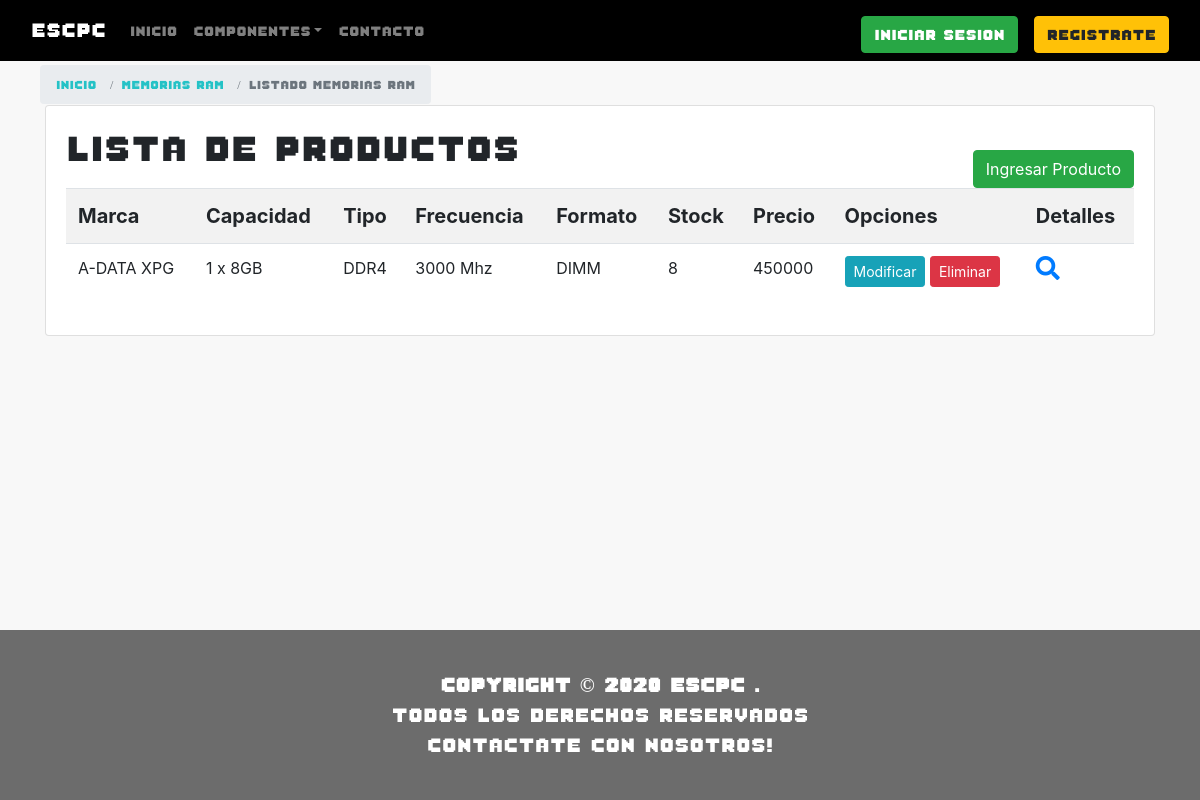
/catalog/rams/, run on the app's committed database.
### catalog/models.py (models this page shows, shortened)
class Ram(models.Model):
   marca = models.CharField(max_length=100,help_text='Marca del producto')
   capacidad = models.CharField(max_length=100)
   CATALOGO_TIPO_RAM = (
      ('seleccione','Seleccione'),
      ('DDR3','DDR3'),
      ('DDR4','DDR4'),
   )
   tipo = models.CharField(max_length=10,choices=CATALOGO_TIPO_RAM,blank=False,default='se',help_text='Tipo de ram')
   frecuencia = models.CharField(max_length=50)
   CATALOGO_FORMATO_RAM = (
      ('seleccione','Seleccione'),
      ('DIMM','DIMM'),
      ('SO-DIMM','SO-DIMM')
   )
   formato = models.CharField(max_length=10,choices=CATALOGO_FORMATO_RAM,blank=False,default='s',help_text='Formato de la Ram')
   stock = models.IntegerField(default=0)
   imagen = models.ImageField(upload_to='ram/',null=True)
   imagen_detail = models.ImageField(upload_to='ram_detail/', null=True)
   precio = models.IntegerField(default=0)

### catalog/views.py (the view)
# urls.py: path('rams/', views.RamListView.as_view(), name="memoriasram"),
class RamListView(ListView):
   model = Ram
   template_name = 'catalogo/Ram/ram_list.html'

### catalog/templates/catalogo/Ram/ram_list.html (shortened to what this page needs)
{% extends "base_generic.html" %}
{% block content %}
<head>
   <link rel="stylesheet" href="https://use.fontawesome.com/releases/v5.7.0/css/all.css"
>
</head>
<body>
   <div id="seguimiento" class="container">
      <div class="col-md-5">
         <ol class="breadcrumb breadcrumb-extend">
            <li class="breadcrumb-item">
               <a href="{% url 'index' %}">
                  Inicio
               </a>
            </li>
            <li class="breadcrumb-item">
               <a href="{% url 'rams' %}">
                  Memorias ram
               </a>
            </li>
            <li class="breadcrumb-item active">
               Listado Memorias Ram
            </li>
         </ol>
      </div>
   </div>
   <div class="container">
      <div class="card">
         <div class="card-body">
            <h1 style="font-family: fuente8bits; font-size: 3vw; float: left;">
               Lista de Productos
            </h1>
            <a href="{% url 'nueva_ram' %}" class="btn btn-success brn-sm mt-4"
                  style="float: right;">
               Ingresar Producto
            </a>
            {% if ram_list %}
            <table class="table table-striped table-hover table-responsive-sm">
               <tr style="font-size: 20px;">
                  <th>Marca</th>
                  <th>Capacidad</th>
                  <th>Tipo</th>
                  <th>Frecuencia</th>
                  <th>Formato</th>
                  <th>Stock</th>
                  <th>Precio</th>
                  <th>Opciones</th>
                  <th>Detalles</th>
               </tr>
               {% for ra in ram_list %}
               <tr>
                  <td>
                     {{ ra.marca }}
                  </td>
                  <td>
                     {{ ra.capacidad }}
                  </td>
                  <td>
                     {{ ra.tipo }}
                  </td>
                  <td>
                     {{ ra.frecuencia }}
                  </td>
                  <td>
                     {{ ra.formato }}
                  </td>
                  <td>
                     {{ ra.stock }}
                  </td>
                  <td>
                     {{ ra.precio }}
                  </td>
                  <td>
                     <a href="{% url 'modificar_ram' ra.id %}"
                           class="btn btn-info btn-sm">
                        Modificar
                     </a>
                     <a href="{% url 'eliminar_ram' ra.id %}"
                           class="btn btn-danger btn-sm">
                        Eliminar
                     </a>
                  </td>
                  <td>
                     <a href="{% url 'ram-detail' ra.id %}">
                        <i class="fa" style="font-size: 24px;">
                           &#xf002
                        </i>
                     </a>
                  </td>
               </tr>
               {% endfor %}
            </table>
            {% else %}
            <p>
               No hay productos
            </p>
            {% endif %}
         </div>
      </div>
   </div>
</body>
{% endblock %}

### catalog/static/css/estiloProductos.css (style rules this page uses)
#seguimiento { margin: 10px; white-space: nowrap; width: 100%; }
#seguimiento div ol { font-family: fuente8bits; font-size: 12px; display: ruby; }
#seguimiento div ol li a { text-decoration: none; color: #24c2c6; }

### data on the page
Ram: marca "A-DATA XPG", capacidad "1 x 8GB", tipo "DDR4", frecuencia "3000 Mhz", formato "DIMM", stock "8", precio "450000"
